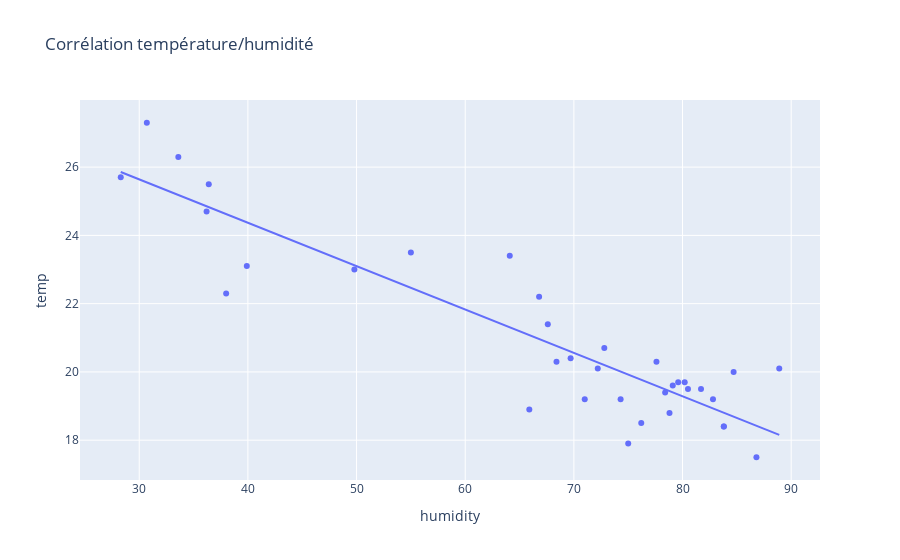

The notebook cell this image was saved under:
### Code cell
fig = px.scatter(df_total,
                         title="Corrélation température/humidité",
                         x="humidity",
                         y="temp",
                         trendline="ols")
fig.show()

### Figure 1 — Plotly figure (JSON) as saved in the notebook; plotly's stock layout.template omitted (floating-point values rounded to 4 significant figures)
{"data": [{"hovertemplate": "humidity=%{x}<br>temp=%{y}<extra></extra>", "legendgroup": "", "marker": {"color": "#636efa", "symbol": "circle"}, "mode": "markers", "name": "", "orientation": "v", "showlegend": false, "type": "scatter", "x": [71.0, 74.3, 83.8, 72.8, 67.6, 78.8, 65.9, 86.8, 83.8, 80.5, 84.7, 78.4, 69.7, 72.2, 28.3, 36.4, 39.9, 38.0, 36.2, 30.7, 33.6, 82.8, 81.7, 79.1, 80.2, 79.6, 76.2, 75.0, 49.8, 55.0, 64.1, 66.8, 88.9, 77.6, 68.4], "xaxis": "x", "y": [19.2, 19.2, 18.4, 20.7, 21.4, 18.8, 18.9, 17.5, 18.4, 19.5, 20.0, 19.4, 20.4, 20.1, 25.7, 25.5, 23.1, 22.3, 24.7, 27.3, 26.3, 19.2, 19.5, 19.6, 19.7, 19.7, 18.5, 17.9, 23.0, 23.5, 23.4, 22.2, 20.1, 20.3, 20.3], "yaxis": "y"}, {"hovertemplate": "<b>OLS trendline</b><br>temp = -0.127103 * humidity + 29.4555<br>R<sup>2</sup>=0.819283<br><br>humidity=%{x}<br>temp=%{y} <b>(trend)</b><extra></extra>", "legendgroup": "", "marker": {"color": "#636efa", "symbol": "circle"}, "mode": "lines", "name": "", "showlegend": false, "type": "scatter", "x": [28.3, 30.7, 33.6, 36.2, 36.4, 38.0, 39.9, 49.8, 55.0, 64.1, 65.9, 66.8, 67.6, 68.4, 69.7, 71.0, 72.2, 72.8, 74.3, 75.0, 76.2, 77.6, 78.4, 78.8, 79.1, 79.6, 80.2, 80.5, 81.7, 82.8, 83.8, 83.8, 84.7, 86.8, 88.9], "xaxis": "x", "y": [25.86, 25.55, 25.18, 24.85, 24.83, 24.63, 24.38, 23.13, 22.46, 21.31, 21.08, 20.97, 20.86, 20.76, 20.6, 20.43, 20.28, 20.2, 20.01, 19.92, 19.77, 19.59, 19.49, 19.44, 19.4, 19.34, 19.26, 19.22, 19.07, 18.93, 18.8, 18.8, 18.69, 18.42, 18.16], "yaxis": "y"}], "layout": {"legend": {"tracegroupgap": 0}, "title": {"text": "Corrélation température/humidité"}, "xaxis": {"anchor": "y", "domain": [0, 1], "title": {"text": "humidity"}}, "yaxis": {"anchor": "x", "domain": [0, 1], "title": {"text": "temp"}}}}
